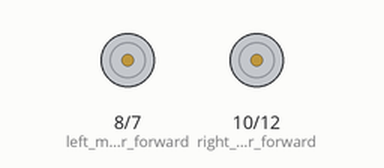
Bench run of a sketch on a simulated Arduino Uno, built with avr-gcc and run on an emulated ATmega328P. On the bench: motor-driver pin pairs drawn as motors (green arrow = first pin HIGH = forward, orange = second pin HIGH = backward, longer = more drive, scaled by the enable pin).

Above: at 0.1 s.
At 3.1 s:
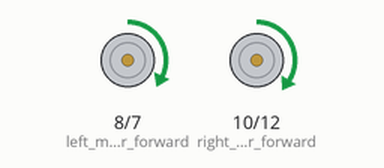
Timing chart, 0 to 4.6 s (numbered marks = the images above):
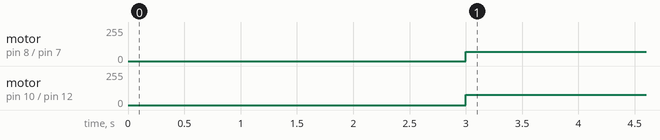

Measured:
- by itself, motor on pin 8 (left_motor_forward) / pin 7 (left_motor_back): stopped → forward 70/255 at 3.0 s
- by itself, motor on pin 10 (right_motor_forward) / pin 12 (right_motor_back): stopped → forward 77/255 at 3.0 s

The sketch:

motor-config.ino
```cpp
#define NOP __asm__ __volatile__ ("nop\n\t")
#define left_motor_back  7// 4
#define left_motor_forward 8 // 2
#define right_motor_forward 10 // 6
#define right_motor_back 12 // 7
#define left_motor_pwm 9 // 3
#define right_motor_pwm 11 // 5


void setup() {
  // put your setup code here, to run once:
  pinMode(left_motor_back, OUTPUT);
  pinMode(left_motor_forward, OUTPUT);
  pinMode(right_motor_forward, OUTPUT);
  pinMode(right_motor_back, OUTPUT);
  pinMode(left_motor_pwm, OUTPUT);
  pinMode(right_motor_pwm, OUTPUT);
  //Serial.begin(9600);
  digitalWrite(left_motor_back, LOW);
  digitalWrite(left_motor_forward, LOW);
  digitalWrite(right_motor_back, LOW);
  digitalWrite(right_motor_forward, LOW);
  delay(3000);
  initial_start();
}

void loop() {
  // put your main code here, to run repeatedly:
  analogWrite(right_motor_pwm, 77 );
  analogWrite( left_motor_pwm, 70  ) ;
}


void initial_start () {
  digitalWrite(left_motor_back, LOW);
  digitalWrite(left_motor_forward, HIGH);
  digitalWrite(right_motor_forward, HIGH);
  digitalWrite(right_motor_back, LOW);
}
```
